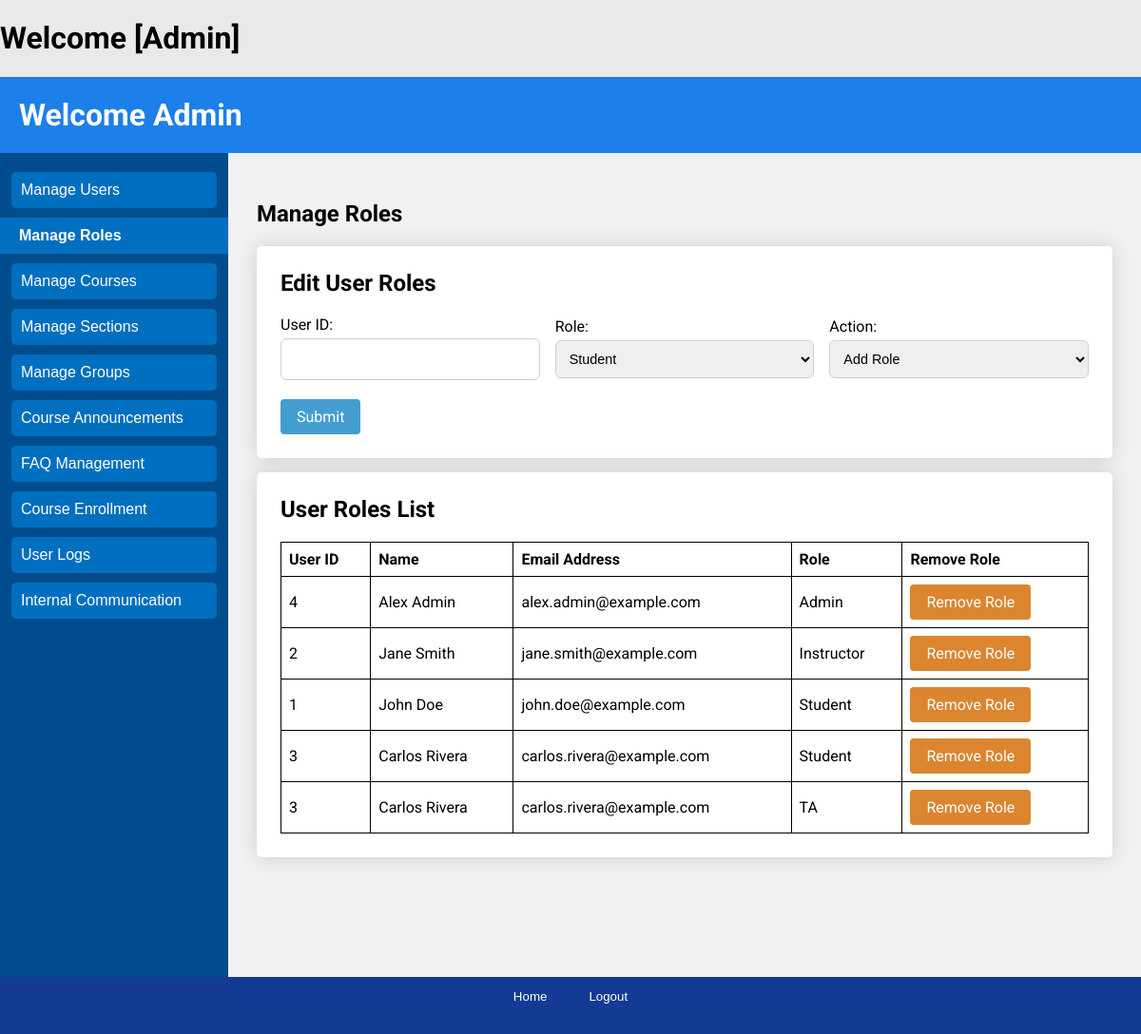
The page /users/admin/manage_user.php on the database as committed earlier.
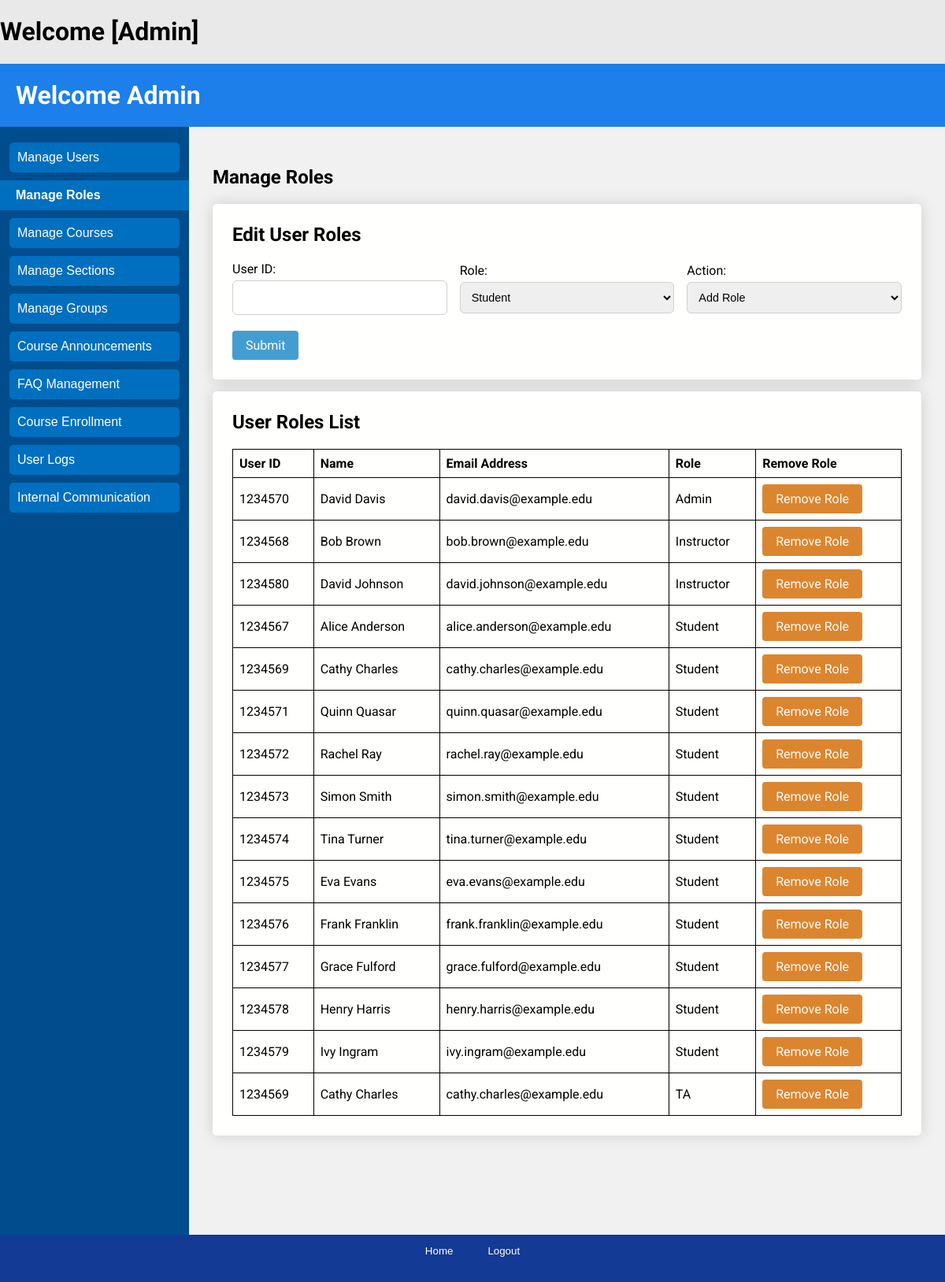
The same page on the database as committed later.
### tables this page shows
CREATE TABLE IF NOT EXISTS `User` (
  UserID BIGINT AUTO_INCREMENT PRIMARY KEY,
  Name VARCHAR(255),
  EmailAddress VARCHAR(255) UNIQUE NOT NULL,
  Password VARCHAR(255) NOT NULL,
  NewUser BOOLEAN DEFAULT FALSE
);

CREATE TABLE IF NOT EXISTS Role (
  RoleID INT AUTO_INCREMENT PRIMARY KEY,
  RoleName VARCHAR(50) UNIQUE NOT NULL
);

### users/admin/manage_user.php (the view, shortened to what this page needs)
<?php
include('../../database.php');
?>
<!DOCTYPE html>
<html lang="en">
<head>
    <h1>Welcome <?php echo htmlspecialchars($_SESSION["user"]["Name"]); ?> [Admin]</h1>
    <link rel="stylesheet" href="../../css/index.css">
</head>
<body>
    <div class="page">
        <header class="header">
            <h1>Welcome Admin</h1>
        </header>
        <div class="sidebar">
            <button onclick="location.href='create_user.php'">Manage Users</button>
            <button class="is-selected" onclick="location.href='manage_user.php'">Manage Roles</button>
            <button onclick="location.href='manage_courses.php'">Manage Courses</button>
            <button onclick="location.href='manage_sections.php'">Manage Sections</button>
            <button onclick="location.href='manage_groups.php'">Manage Groups</button>
            <button onclick="location.href='manage_announcements.php'">Course Announcements</button>
            <button onclick="location.href='manage_faqs.php'">FAQ Management</button>
            <button onclick="location.href='enrolling_students.php'">Course Enrollment</button>
            <button onclick="location.href='logs.php'">User Logs</button>
            <button onclick="location.href='internal_email.php'">Internal Communication</button>
        </div>
        <main class="main">
            <div class="main-header">
                <h2>Manage Roles</h2>
            </div>
            <div class="table-wrapper">
                <h2>Edit User Roles</h2>
                <form class="inline-form" action="edit_user_endpoint.php" method="post">
                    <div class="label-input-body">
                        <div class="label-input">
                            <label for="userId">User ID:</label>
                            <input type="text" id="userId" name="userId" required>
                        </div>
                        <div class="label-input">
                            <label for="role">Role:</label>
                            <select name="role" id="role" required>
                                <option value="1">Student</option>
                            </select>
                        </div>
                        <div class="label-input">
                            <label for="action">Action:</label>
                            <select name="action" id="action" required>
                                <option value="add">Add Role</option>
                            </select>
                        </div>
                    </div>
                    <div>
                        <button class="button is-primary" type="submit">Submit</button>
                    </div>
                </form>
            </div>
            <div class="table-wrapper">
                <h2>User Roles List</h2>
                <table>
                    <tr>
                        <th>User ID</th>
                        <th>Name</th>
                        <th>Email Address</th>
                        <th>Role</th>
                        <th>Remove Role</th>
                    </tr>
                    <?php
                    $sql = "SELECT u.UserID, u.Name, u.EmailAddress, r.RoleName, r.RoleID
                            FROM UserRole ur
                            JOIN `User` u ON ur.UserID = u.UserID
                            JOIN Role r ON ur.RoleID = r.RoleID";
                    try {
                        $stmt = $pdo->prepare($sql);
                        $stmt->execute();
                        $results = $stmt->fetchAll(PDO::FETCH_ASSOC);
                        if ($results) {
                            foreach ($results as $row) {
                                echo "<tr>
                                        <td>" . $row["UserID"] . "</td>
                                        <td>" . $row["Name"] . "</td>
                                        <td>" . $row["EmailAddress"] . "</td>
                                        <td>" . $row["RoleName"] . "</td>
                                        <td>
                                            <button class='button is-remove' onclick='removeRole(" . $row['UserID'] . ", \"" . $row['RoleID'] . "\")'>Remove Role</button>
                                        </td>
                                    </tr>";
                            }
                        } else {
                            echo "<tr><td colspan='4'>No results found</td></tr>";
                        }
                    } catch (PDOException $e) {
                        echo "Query failed: " . $e->getMessage();
                    }
                    ?>
                </table>
            </div>
        </main>
        <footer class="footer">
            <button onclick="location.href='home.php'">Home</button>
            <button onclick="location.href='../../logout.php'">Logout</button>
        </footer>
    </div>
</body>
</html>

### css/global.css (style rules this page uses)
:root { --white: #fffffe; --red10: #e25454; --red20: #cb4c4c; --orange10: #dc852f; --green10: #75bb45; --green20: #68a83e; --blue10: #78C0E0; --blue20: #449DD1; --blue25: #3a83ad; --blue30: #192BC2; --blue40: #004C8C; --blue45: #013763; --blue50: #150578; --blue60: #0E0E52; --button: 500 0.875rem/1rem Roboto; }

### css/home.css (style rules this page uses)
body { font-family: "Roboto", Arial, sans-serif; margin: 0; background-color: #e9e9e9; }
.page { display: grid; grid-template-columns: 20% 1fr; grid-template-rows: 80px 1fr 60px; block-size: 100vh; grid-template-areas: "header header" "sidebar main" "footer footer"; }
.page .header { grid-area: header; background-color: #0e78eaed; color: white; padding-left: 20px; }
.page .sidebar { grid-area: sidebar; background-color: #004c8c; display: flex; flex-direction: column; align-items: center; gap: 10px; padding-top: 20px; }
.sidebar button { display: block; width: 90%; padding: 10px; font-size: 16px; color: white; background-color: #006fbf; border: none; border-radius: 5px; cursor: pointer; text-align: left; }
.sidebar button.is-selected { display: block; width: 100%; padding: 10px; padding-left: 20px; font-size: 16px; font-weight: 600; color: white; background-color: #006fbf; border: none; border-radius: 0; cursor: pointer; text-align: left; }
.page .main { grid-area: main; padding: 30px; background-color: #f1f1f1; overflow-y: auto; }
.page .footer { grid-area: footer; background-color: #133a94; color: white; padding: 10px; text-align: center; }
.footer button { background: none; border: none; color: white; padding: 1px 20px; cursor: pointer; }

### css/login.css (style rules this page uses)
body { font-family: "Roboto", Arial, sans-serif; margin: 0 ; }

### css/button.css (style rules this page uses)
.button { border: 1px solid transparent; padding-inline: 1rem; padding-block: .5rem; display: inline-block; font: var(--button-button); text-decoration: none; cursor: pointer; color: currentColor; background: transparent; border-radius: .25rem; }
.button.is-primary { background: var(--blue20); color: var(--white); }
.button.is-remove { background: var(--orange10); color: var(--white); }

### css/table.css (style rules this page uses)
.table-wrapper { padding: 25px; background: var(--white); box-shadow: 0 0 20px rgba(0, 0, 0, 0.15); border-radius: 5px; min-width: 600px; margin-block-end: 15px; }
.table-wrapper h2, h3 { margin-block-start: 0; }

### css/form.css (style rules this page uses)
.inline-form { display: flex; flex-direction: column; gap: 20px; }
.inline-form input { height: 40px; border: 1px solid #d0d0d0; border-radius: 6px; padding-inline-start: 10px; font-size: 0.9rem; }
.label-input input { height: 40px; }
.inline-form select { height: 40px; border: 1px solid #d0d0d0; border-radius: 6px; padding-inline-start: 10px; font-size: 0.9rem; }
.input-body, .label-input-body { display: flex; gap: 1rem; flex-wrap: wrap; align-items: center; }
.label-input { display: flex; flex-direction: column; flex: 1; gap: 5px; }

### users/admin/manage_user.php (style rules this page uses)
table { width: 100%; border-collapse: collapse; }
table, th, td { border: 1px solid black; }
th, td { padding: 8px; text-align: left; }

Rows that differ between the two databases and show on the page:
removed user: UserID "4", Name "Alex Admin", EmailAddress "alex.admin@example.com", role.RoleName "Admin"
removed user: UserID "2", Name "Jane Smith", EmailAddress "jane.smith@example.com", role.RoleName "Instructor"
removed user: UserID "1", Name "John Doe", EmailAddress "john.doe@example.com", role.RoleName "Student"
removed user: UserID "3", Name "Carlos Rivera", EmailAddress "carlos.rivera@example.com", role.RoleName "Student", role.RoleName "TA"
added user: UserID "1234570", Name "David Davis", EmailAddress "david.davis@example.edu", role.RoleName "Admin"
added user: UserID "1234568", Name "Bob Brown", EmailAddress "bob.brown@example.edu", role.RoleName "Instructor"
added user: UserID "1234580", Name "David Johnson", EmailAddress "david.johnson@example.edu", role.RoleName "Instructor"
added user: UserID "1234567", Name "Alice Anderson", EmailAddress "alice.anderson@example.edu", role.RoleName "Student"
added user: UserID "1234569", Name "Cathy Charles", EmailAddress "cathy.charles@example.edu", role.RoleName "Student", role.RoleName "TA"
added user: UserID "1234571", Name "Quinn Quasar", EmailAddress "quinn.quasar@example.edu", role.RoleName "Student"
added user: UserID "1234572", Name "Rachel Ray", EmailAddress "rachel.ray@example.edu", role.RoleName "Student"
added user: UserID "1234573", Name "Simon Smith", EmailAddress "simon.smith@example.edu", role.RoleName "Student"
added user: UserID "1234574", Name "Tina Turner", EmailAddress "tina.turner@example.edu", role.RoleName "Student"
added user: UserID "1234575", Name "Eva Evans", EmailAddress "eva.evans@example.edu", role.RoleName "Student"
added user: UserID "1234576", Name "Frank Franklin", EmailAddress "frank.franklin@example.edu", role.RoleName "Student"
added user: UserID "1234577", Name "Grace Fulford", EmailAddress "grace.fulford@example.edu", role.RoleName "Student"
added user: UserID "1234578", Name "Henry Harris", EmailAddress "henry.harris@example.edu", role.RoleName "Student"
added user: UserID "1234579", Name "Ivy Ingram", EmailAddress "ivy.ingram@example.edu", role.RoleName "Student"
